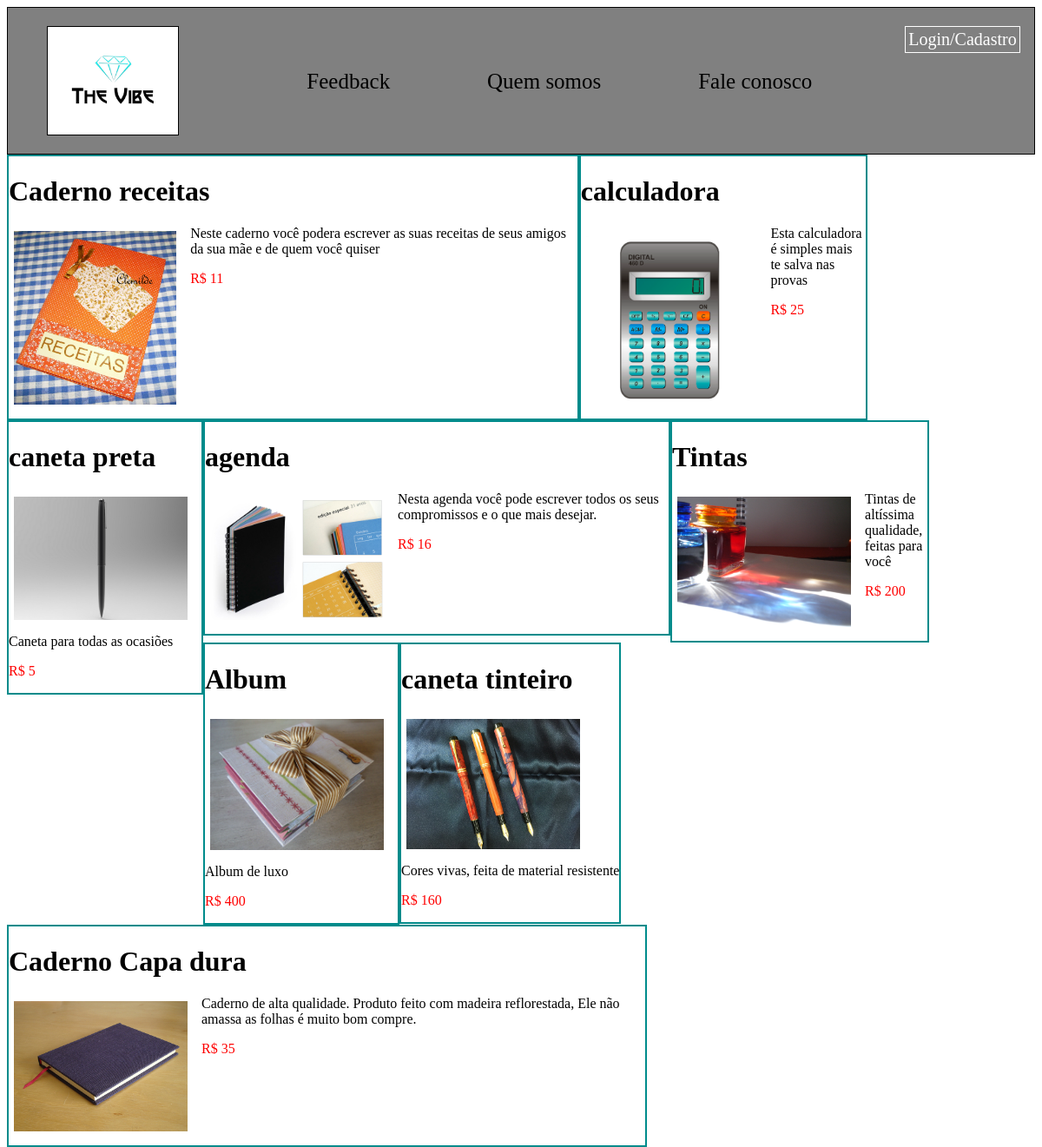
The page / on the database its author committed.
### tables this page shows
CREATE TABLE IF NOT EXISTS `produtos` (
  `id` int(11) NOT NULL AUTO_INCREMENT,
  `nome` varchar(50) NOT NULL,
  `preco` float NOT NULL,
  `imagem` varchar(100) NOT NULL,
  `descricao` varchar(300) NOT NULL,
  PRIMARY KEY (`id`)
);

### index.php (the view, shortened to what this page needs)
<?php
	require 'conexao.php';
?>
<html>
	<head>
		<link rel="stylesheet" type="text/css" href="estilo.css">
		<link rel="stylesheet" type="text/css" href="configurarTamanho.css">
	</head>
	<nav class="menuSuperior">
		<ul>
			<a id="loginCadastro" href="login.php"> Login/Cadastro </a>
			<img id="logo" src="images/vibe.png"/>
			<li> <a href="atendimento.php"> Fale conosco </a>  </li>
			<li> <a href="sobre.php"> Quem somos </a>  </li>
			<li> <a href="feedback.php"> Feedback </a>  </li>
		</ul>
	</nav>
	<body>
		<?php
			$conn = dbConectar();
			$catalogo = mysqli_query($conn, "SELECT * from produtos");
			while ($linha = mysqli_fetch_array($catalogo)) {
				$image = "./imagens/".$linha['imagem'];
				$valorProduto = "R$   ".$linha['preco'];
				$tituloNome = "".$linha['nome'];
				$descricao = "".$linha['descricao'];
				echo "
						<div class=produto>
							<h1> $tituloNome </h1>
						<div class=tamanho>
							<img src=$image>
						</div>
							<p> $descricao </p>
							<p class=textoValor>  $valorProduto </p>
						</div>
					";
			}
		?>
	</body>
</html>

### conexao.php (shortened to what this page needs)
<html>
<head>
</head>
<body>
</body>
</html>

### estilo.css (style rules this page uses)
.menuSuperior { padding: 5; background-color: grey; border:1px solid black; }
.menuSuperior ul li { display: inline; float: right; padding: 5; margin-right: 9%; margin-top: 4%; font-size: 25px; color: black; }
#logo { width: 150; border: 1px solid black; }
#loginCadastro { float: right; text-decoration: none; margin-right: 1%; padding: 3px; color: white; border: 1px solid white; font-size: 20px; }
a { color: black; list-style-type: none; text-decoration: none; }

### configurarTamanho.css (style rules this page uses)
.produto { position: relative; border: 2px solid darkcyan; float: left; }
.tamanho img { max-width: 200px; max-height: 200px; float: left; border: transparent thin solid; padding: 5px; margin: 0px 10px 10px 0; }
.textoValor { color:red; text-size 40px; }

### rows shown on the page
produtos: nome "Caderno receitas", imagem (picture), descricao "Neste caderno você podera escrever as suas receitas de seus amigos da sua mãe e de quem você quiser", preco "R$ 11"
produtos: nome "calculadora", imagem (picture), descricao "Esta calculadora é simples mais te salva nas provas", preco "R$ 25"
produtos: nome "caneta preta", imagem (picture), descricao "Caneta para todas as ocasiões", preco "R$ 5"
produtos: nome "agenda", imagem (picture), descricao "Nesta agenda você pode escrever todos os seus compromissos e o que mais desejar.", preco "R$ 16"
produtos: nome "Tintas", imagem (picture), descricao "Tintas de altíssima qualidade, feitas para você", preco "R$ 200"
produtos: nome "Album", imagem (picture), descricao "Album de luxo", preco "R$ 400"
produtos: nome "caneta tinteiro", imagem (picture), descricao "Cores vivas, feita de material resistente", preco "R$ 160"
produtos: nome "Caderno Capa dura", imagem (picture), descricao "Caderno de alta qualidade. Produto feito com madeira reflorestada, Ele não amassa as folhas é muito bom compre.", preco "R$ 35"
